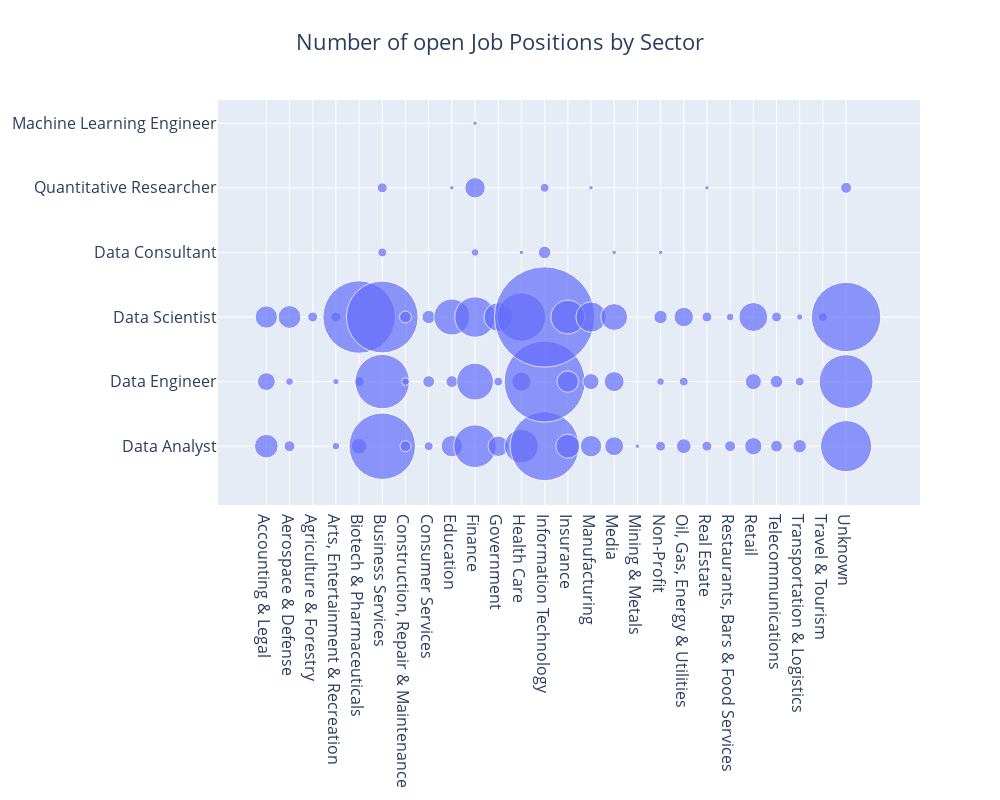

Notebook cell for this chart:
### Code cell
df_c = df[df["Compare Title"] != ""]
title_by_sector = df_c.groupby(by = ["Sector", "Compare Title"])["Location"].count().reset_index()

plotlyscatterz(title_by_sector, "Number of open Job Positions by Sector", 10)

### Figure 1 — Plotly figure (JSON) as saved in the notebook; plotly's stock layout.template omitted (floating-point values rounded to 4 significant figures)
{"data": [{"hovertemplate": "%{x}<br>%{y}<br>%{marker.size:,}<extra></extra>", "marker": {"size": [28, 16, 25, 6, 3, 26, 5, 3, 2, 5, 12, 5, 263, 221, 4, 148, 258, 5, 6, 3, 7, 4, 7, 9, 23, 7, 65, 1, 91, 3, 68, 82, 1, 21, 21, 4, 41, 57, 1, 18, 117, 238, 8, 328, 504, 4, 29, 23, 57, 23, 13, 46, 1, 18, 1, 20, 36, 1, 5, 1, 3, 9, 11, 4, 19, 5, 5, 1, 6, 3, 15, 13, 42, 7, 8, 5, 9, 4, 2, 4, 131, 145, 241, 6], "sizemode": "area", "sizeref": 0.1}, "mode": "markers", "type": "scatter", "x": ["Accounting & Legal", "Accounting & Legal", "Accounting & Legal", "Aerospace & Defense", "Aerospace & Defense", "Aerospace & Defense", "Agriculture & Forestry", "Arts, Entertainment & Recreation", "Arts, Entertainment & Recreation", "Arts, Entertainment & Recreation", "Biotech & Pharmaceuticals", "Biotech & Pharmaceuticals", "Biotech & Pharmaceuticals", "Business Services", "Business Services", "Business Services", "Business Services", "Business Services", "Construction, Repair & Maintenance", "Construction, Repair & Maintenance", "Construction, Repair & Maintenance", "Consumer Services", "Consumer Services", "Consumer Services", "Education", "Education", "Education", "Education", "Finance", "Finance", "Finance", "Finance", "Finance", "Finance", "Government", "Government", "Government", "Health Care", "Health Care", "Health Care", "Health Care", "Information Technology", "Information Technology", "Information Technology", "Information Technology", "Information Technology", "Insurance", "Insurance", "Insurance", "Manufacturing", "Manufacturing", "Manufacturing", "Manufacturing", "Media", "Media", "Media", "Media", "Mining & Metals", "Non-Profit", "Non-Profit", "Non-Profit", "Non-Profit", "Oil, Gas, Energy & Utilities", "Oil, Gas, Energy & Utilities", "Oil, Gas, Energy & Utilities", "Real Estate", "Real Estate", "Real Estate", "Restaurants, Bars & Food Services", "Restaurants, Bars & Food Services", "Retail", "Retail", "Retail", "Telecommunications", "Telecommunications", "Telecommunications", "Transportation & Logistics", "Transportation & Logistics", "Transportation & Logistics", "Travel & Tourism", "Unknown", "Unknown", "Unknown", "Unknown"], "y": ["Data Analyst", "Data Engineer", "Data Scientist", "Data Analyst", "Data Engineer", "Data Scientist", "Data Scientist", "Data Analyst", "Data Engineer", "Data Scientist", "Data Analyst", "Data Engineer", "Data Scientist", "Data Analyst", "Data Consultant", "Data Engineer", "Data Scientist", "Quantitative Researcher", "Data Analyst", "Data Engineer", "Data Scientist", "Data Analyst", "Data Engineer", "Data Scientist", "Data Analyst", "Data Engineer", "Data Scientist", "Quantitative Researcher", "Data Analyst", "Data Consultant", "Data Engineer", "Data Scientist", "Machine Learning Engineer", "Quantitative Researcher", "Data Analyst", "Data Engineer", "Data Scientist", "Data Analyst", "Data Consultant", "Data Engineer", "Data Scientist", "Data Analyst", "Data Consultant", "Data Engineer", "Data Scientist", "Quantitative Researcher", "Data Analyst", "Data Engineer", "Data Scientist", "Data Analyst", "Data Engineer", "Data Scientist", "Quantitative Researcher", "Data Analyst", "Data Consultant", "Data Engineer", "Data Scientist", "Data Analyst", "Data Analyst", "Data Consultant", "Data Engineer", "Data Scientist", "Data Analyst", "Data Engineer", "Data Scientist", "Data Analyst", "Data Scientist", "Quantitative Researcher", "Data Analyst", "Data Scientist", "Data Analyst", "Data Engineer", "Data Scientist", "Data Analyst", "Data Engineer", "Data Scientist", "Data Analyst", "Data Engineer", "Data Scientist", "Data Scientist", "Data Analyst", "Data Engineer", "Data Scientist", "Quantitative Researcher"]}], "layout": {"font": {"size": 16}, "height": 800, "title": {"text": "Number of open Job Positions by Sector", "x": 0.5}, "width": 1000, "xaxis": {"autorange": true, "range": [-2.098, 28.22], "type": "category"}, "yaxis": {"autorange": true, "range": [-0.9383, 5.364], "type": "category"}}}
